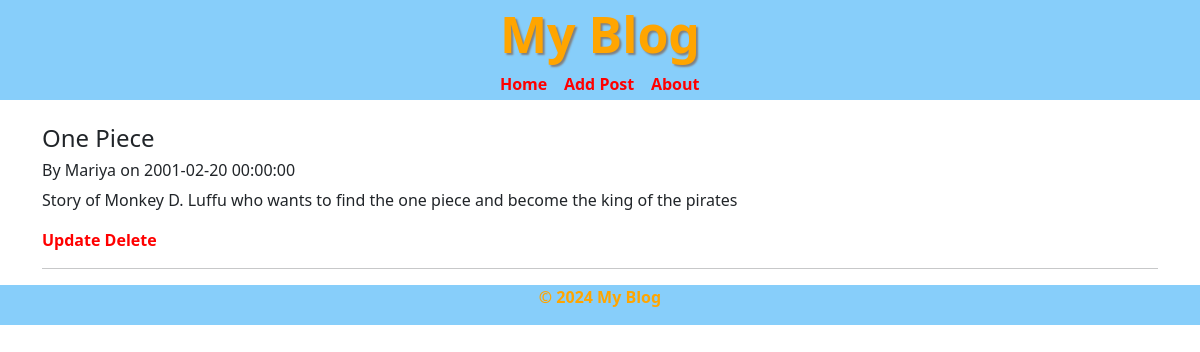
Screenshot of /post/2 with the database file from the repository.
### models.py (models this page shows, shortened)
class Post(db.Model):
    id = db.Column(db.Integer , primary_key = True)
    author= db.Column(db.String(100),nullable=False)
    title= db.Column(db.String(100),nullable=False)
    content= db.Column(db.Text,nullable=False)
    date_posted=db.Column(db.DateTime,nullable=False , default=datetime.utcnow)

### app.py (the view)
@app.route('/post/<int:id>')
def post_details(id):
    post=Post.query.get(id)
    return render_template('post_details.html',post=post)

### templates/post_details.html (shortened to what this page needs)
{% extends 'base.html' %}
{% block content %}
<br>
<h4>{{ post.title }}</h4>
<h6>By {{ post.author }} on {{ post.date_posted }}</h6>
<p>{{ post.content }}</p>
<a href="{{ url_for('edit_post', id=post.id) }}">Update</a>
<a href="{{ url_for('delete_post', id=post.id) }}">Delete</a>
<hr>
{% endblock %}

### static/style.css (style rules this page uses)
a { color: red; font-weight: bold; text-decoration: none; transition: color 0.3s ease; }

### rows the page displays
Post: title "One Piece", author "Mariya", date_posted "2001-02-20 00:00:00", content "Story of Monkey D. Luffu who wants to find the one piece and become the king of the pirates"
